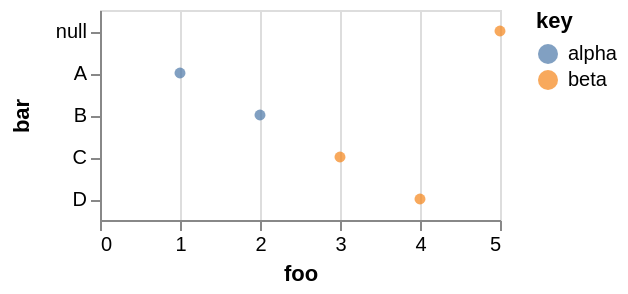

The specification (Vega-Lite) saved for this image:
### Vega specification from a JSON file in a GitHub repository (floating-point values rounded to 4 significant figures)
{"$schema": "https://vega.github.io/schema/vega/v4.json", "autosize": "pad", "padding": 5, "width": 200, "style": "cell", "data": [{"name": "source_0", "values": [{"key": "alpha", "foo": [1, 2], "bar": ["A", "B"]}, {"key": "beta", "foo": [3, 4, 5], "bar": ["C", "D"]}]}, {"name": "data_0", "source": "source_0", "transform": [{"type": "flatten", "fields": ["foo", "bar"], "as": ["foo", "bar"]}]}], "signals": [{"name": "y_step", "value": 21}, {"name": "height", "update": "bandspace(domain('y').length, 1, 0.5) * y_step"}], "marks": [{"name": "marks", "type": "symbol", "style": ["circle"], "from": {"data": "data_0"}, "encode": {"update": {"opacity": {"value": 0.7}, "fill": [{"test": "datum[\"foo\"] === null || isNaN(datum[\"foo\"])", "value": null}, {"scale": "color", "field": "key"}], "tooltip": {"signal": "{\"foo\": format(datum[\"foo\"], \"\"), \"bar\": ''+datum[\"bar\"], \"key\": ''+datum[\"key\"]}"}, "x": {"scale": "x", "field": "foo"}, "y": {"scale": "y", "field": "bar"}, "shape": {"value": "circle"}}}}], "scales": [{"name": "x", "type": "linear", "domain": {"data": "data_0", "field": "foo"}, "range": [0, {"signal": "width"}], "nice": true, "zero": true}, {"name": "y", "type": "point", "domain": {"data": "data_0", "field": "bar", "sort": true}, "range": {"step": {"signal": "y_step"}}, "padding": 0.5}, {"name": "color", "type": "ordinal", "domain": {"data": "data_0", "field": "key", "sort": true}, "range": "category"}], "axes": [{"scale": "x", "orient": "bottom", "grid": false, "title": "foo", "labelFlush": true, "labelOverlap": true, "tickCount": {"signal": "ceil(width/40)"}, "zindex": 1}, {"scale": "x", "orient": "bottom", "gridScale": "y", "grid": true, "tickCount": {"signal": "ceil(width/40)"}, "domain": false, "labels": false, "maxExtent": 0, "minExtent": 0, "ticks": false, "zindex": 0}, {"scale": "y", "orient": "left", "grid": false, "title": "bar", "zindex": 1}], "legends": [{"fill": "color", "gradientLength": {"signal": "clamp(height, 64, 200)"}, "title": "key", "encode": {"symbols": {"update": {"shape": {"value": "circle"}, "opacity": {"value": 0.7}}}}}], "config": {"axisY": {"minExtent": 30}}}
